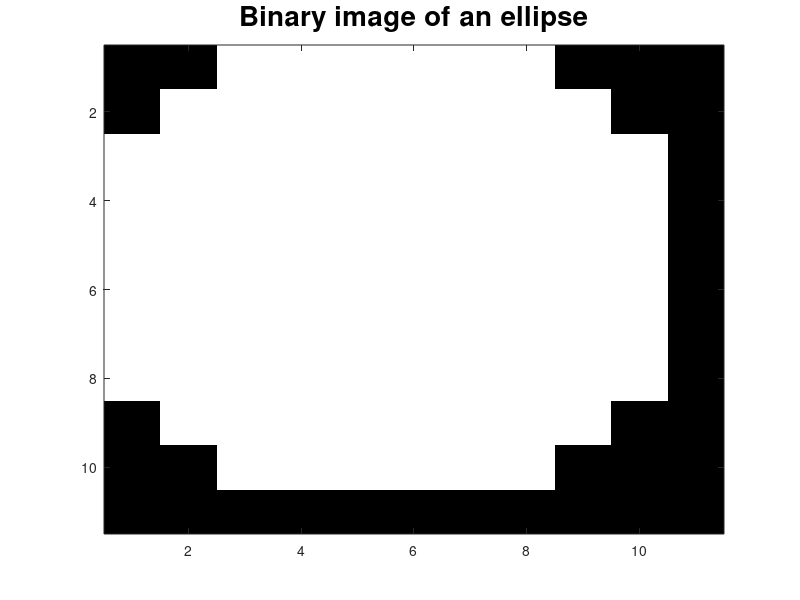
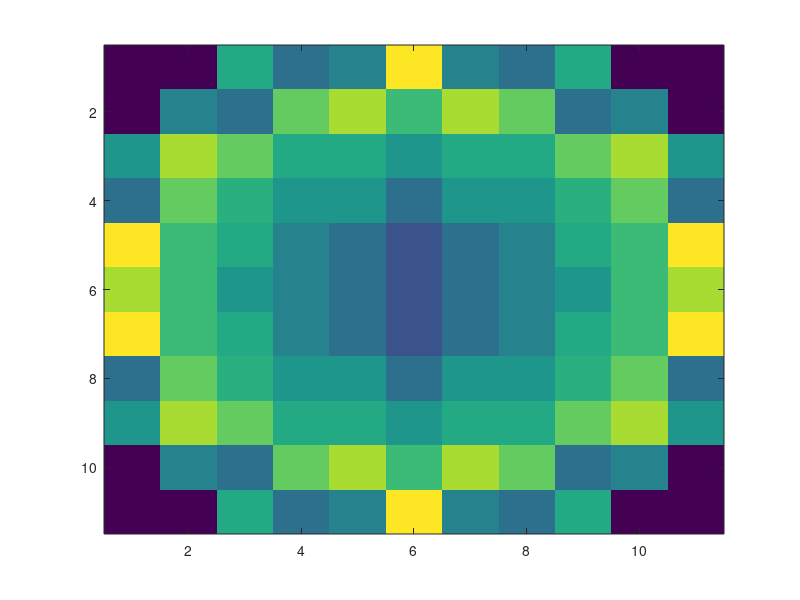

The MATLAB script that drew these images, in order:
%close all;
clear;
clc;

tic

%% The start of the phase map code
                FileName = sprintf('Lens_Small.txt');        %the file name, can modify to be based on date, time etc
                
                Px=0.41; %period in x in um (distance between pillar centres)
                
                Py=((Px).*sqrt(3))./2; %period in y in um, for a honeycomb arrangement, change to just Px for square grid

                f=820/280;    %focal length in um

                pix=420/100;  %aperture or lens diameter size in um

                lambda = 0.561;    %this is the wavelength in um for the equation

                sizes =importdata('10_SiNx_Pillars_561nm.txt');     %this is where you input the data file from CST with your pillar and corresponding phase values
%                 sizes = sizes(:,1)

%% Produces the number of pixels within the lens size, and checks if odd or even              
Rx = single((pix - (mod(pix,Px)))/Px);      %mod returns remainder after division, so Rx divides the aperture up into an integer number of pixels, Px

if mod(Rx,2) ~= 0           %if remainder of Rx,2 is not zero, i.e. odd number, subtract 1
    
    Rx = Rx - 1;            %fixes the issue where you have an even number of pixels, helpful for calculating only quarter of a lens to speed up
    
end

Ry = single((pix - (mod(pix,Py)))/Py);

if mod(Ry,2) ~= 0
        
    Ry = Ry - 1;                %same as above for Y direction   
    
end

%% generates 2D meshgrids for X,Y coordinates and corresponding phase based on vectors on Rx and Ry

x1 = linspace((-Rx./2).*Px,(Rx./2).*Px,Rx+1);       %makes a vector x1 with evenly spaced coordinates based on Rx
y1 = linspace((-Ry./2).*Py,(Ry./2).*Py,Ry+1);       %same but for Ry
sx = length(x1);                                    %checks size of x1
sy = length(y1);                                    %checks size of y1

Xcoord = (zeros(sx,sy));                            %makes a matrix that is sx*sy in size, which is 1 larger than Rx, as needs to contain "zeroth" pixel
Ycoord = (zeros(sx,sy));
phi  = (zeros(sx,sy));

time1 = toc

%% Chooses values for x and y, to put into lens equation, and looks if honeycomb pattern, wraps phase as fraction of 1

for i = 1:sx
    
    for j = 1:sy
                                                            %make triangular lattice, for x row, based on if odd or even y value
        if mod(j,2) ~= 0                    % if j is even, do stuff

            x = x1(i);
            y = y1(j);
       
        else                                % if j is odd, do stuff
            x = x1(i) + Px./2;  
%             x = x - (Px./4);
            y = y1(j);
        end
        
        Xcoord(i,j) = x;    %these are for the output x and y coordinates in the text file
        Xcoord(i,j) = Xcoord(i,j);   %TRY AND CUT AWAY VALUES THAT GO OVER THE BORDER OF THE LENS SIZE (EVERY ODD COLUMN)
        Ycoord(i,j) = y;
        
        phi(i,j) = (2*pi./lambda).*( (sqrt( (f*f)+((x).^2)+(y.^2)) ) -f); %write phase information to matrix based on triangular lattice location
        %phi is in multiples of 2pi, have to wrap phase
       end
       
end
    
phi = phi./(2.*pi); %to make phase as a fraction of 2pi, same format as input file from CST. Can compare the two, as below

i=0
j=0

for i=1:sx
    for j = 1:sy
            
        while phi(i,j) > 1
            phi(i,j) = phi(i,j) - 1; %%this part is to wrap phase and create zones
    
        end
        
    end
end

time2 = toc

%%  section to generate a circle to crop the lens area, convert from square matrix to circular matrix

diam = phi*0;       %make a zero matrix

circ = diam;        %make a copy of diam
% Create a logical image of an ellipse with specified
% semi-major and semi-minor axes, center, and image size.
% First create the image.

imageSizeX = sy;
imageSizeY = sx;
[columnsInImage rowsInImage] = meshgrid(1:imageSizeX, 1:imageSizeY);        %make a 2D grid
% Next create the ellipse in the image.
centerX = sy/2;
centerY = sx/2;
radiusX = sy/2;
radiusY = sx/2;
ellipsePixels = (rowsInImage - centerY).^2 ./ radiusY^2 ...    %%finds difference between coordinate and centre, then squares to make positive, then divides by radius squared to normalise
    + (columnsInImage - centerX).^2 ./ radiusX^2 <= 1;  % ellipsePixels is a 2D "logical" array.

% Now, display it.

figure
image(ellipsePixels) ;
colormap([0 0 0; 1 1 1]);
title('Binary image of an ellipse', 'FontSize', 20);

circ = ellipsePixels;

%% map pillars and round to nearest value onto equation of a lens

mask = phi;         %make a copy of phase matrix phi

for i=1:ceil(sx/2);        %only generate quarter of a lens
    for j=1:ceil(sy/2);
    if circ(i,j) == 1           %%only for circlular data in the ellipse
        
    test = sizes(:,2)-mask(i,j);        %compares pillar phase and equation phase from phi
    index_neg = find(test<0);
    test(index_neg) = test(index_neg)+1;    
    % NEED TO delete the negative values, choose smallest positive value
    test2 = find(test==min(test));   
    
    if length(index_neg) == length(sizes)
        clear test2
        test2 = 1;
    end
    
    switch test2
        
        case 1
            diam(i,j) = sizes(1,1);
        case 2
            diam(i,j) = sizes(2,1);             
        case 3
            diam(i,j) = sizes(3,1);
        case 4
            diam(i,j) = sizes(4,1);
        case 5
            diam(i,j) = sizes(5,1);
        case 6                              %%All of these cases correspond to the number of chosen pillars, e.g. 8, 10, 16
            diam(i,j) = sizes(6,1);
        case 7
            diam(i,j) = sizes(7,1);
        case 8
            diam(i,j) = sizes(8,1); 
        case 9
            diam(i,j) = sizes(9,1); 
        case 10
            diam(i,j) = sizes(10,1); 
    end     
    clear test
    clear test2
    
    end
    
    end
end         
time3 = toc

% diam(1:313,362:721) = diam(1:313,1:360);
% diam(1:313,362:721) = fliplr(diam(1:313,362:721));        %only for 1 mm lenses
% diam(314:625,1:721) = diam(1:312,1:721);
% diam(314:625,1:721) = flipud(diam(314:625,1:721));

%% This part replicates the quarter lens into the other 3 quadrants, so don't need to calculate, symmetric
diam(1:(ceil(sx/2)) , ((ceil(sy/2))+1):sy) = diam(1:(ceil(sx/2)) , 1:((floor(sy/2))));
diam(1:(ceil(sx/2)) , ((ceil(sy/2))+1):sy) = fliplr(diam(1:(ceil(sx/2)) , ((ceil(sy/2))+1):sy));    
diam(((ceil(sx/2))+1):sx , 1:sy) = diam(1:(floor(sx/2)) , 1:sy);
diam(((ceil(sx/2))+1):sx , 1:sy) = flipud(diam(((ceil(sx/2))+1):sx , 1:sy));
%% Make a file name to write data to with three headers

fileID = fopen(FileName,'W');
fprintf(fileID,'%12s %12s %8s\r\n','X Coord', 'Y Coord', 'Diam');

time4 = toc
%%  Writes data to file named above
T = 0;
 for i = 0:sx-1         % Write the location and diameter of pillars
    
    for j = 0:sy-1
       
        a = Xcoord(i+1,j+1);
        b = (Ycoord(i+1,j+1));
        c = diam(i+1,j+1)./1000;    %divide by 1000 to get into um

        AA = [a; b; c];

        if c ~= 0       %%if the diameter value is non-zero, falls within a circle, then write

            fprintf(fileID,'%12.3f %12.3f %8.3f',AA);
            fprintf(fileID,'\r\n');   

            T = T+1;
        end
    
    end
        
end       

fclose(fileID);
%% Plot the lens in terms of pillar diameter
time5 = toc
T
figure 
imagesc(diam)       
